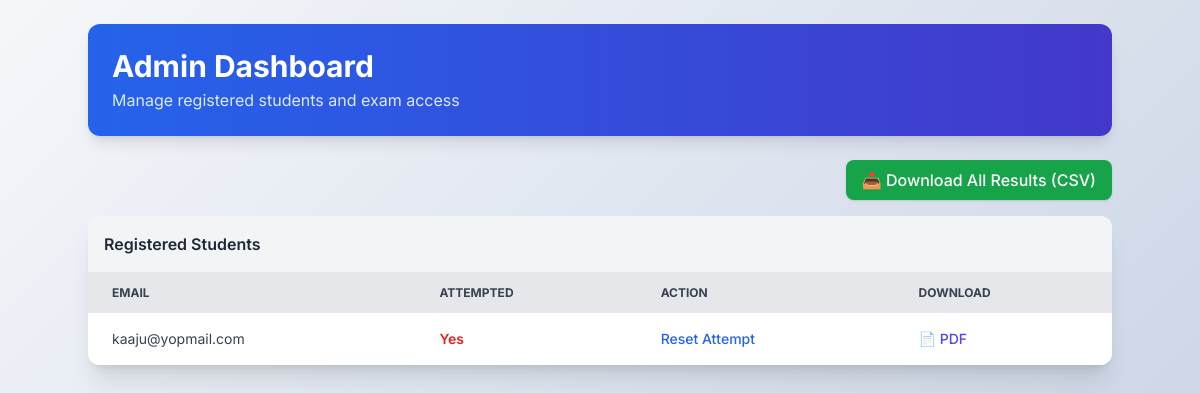
The app's page /admin-dashboard (signed in), older data.
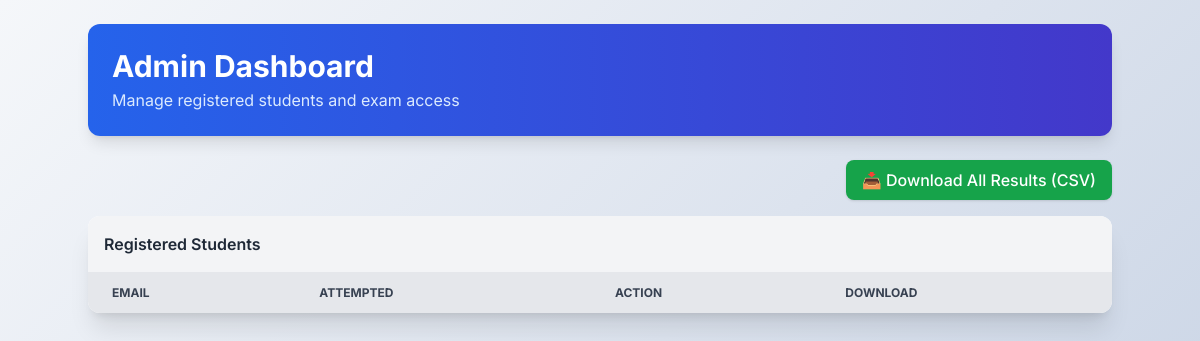
The same page, newer data.
### models.py (models this page shows, shortened)
class User(db.Model):
    id = db.Column(db.Integer, primary_key=True)
    name = db.Column(db.String(100))
    email = db.Column(db.String(120), unique=True, nullable=False)
    password_hash = db.Column(db.String(128))
    otp = db.Column(db.String(6))
    otp_verified = db.Column(db.Boolean, default=False)
    attempted = db.Column(db.Boolean, default=False)

### app.py (the view)
@app.route('/admin-dashboard')
def admin_dashboard():
    if not session.get('admin'):
        return redirect(url_for('admin_login'))
    users = User.query.all()
    results = Result.query.all()
    return render_template('admin.html', users=users, results=results)

### app.py (called while the page is built)
@app.after_request
def add_no_cache_headers(response):
    response.headers['Cache-Control'] = 'no-store, no-cache, must-revalidate, post-check=0, pre-check=0, max-age=0'
    response.headers['Pragma'] = 'no-cache'
    response.headers['Expires'] = '-1'
    return response

### templates/admin.html (shortened to what this page needs)
<!DOCTYPE html>
<html lang="en">
<head>
  <script src="https://cdn.tailwindcss.com"></script>
</head>
<body class="flex flex-col items-center p-6">
  <div class="bg-gradient-to-r from-blue-600 to-indigo-700 w-full max-w-5xl rounded-xl text-white p-6 mb-6 shadow-lg">
    <h1 class="text-3xl font-bold mb-1">Admin Dashboard</h1>
    <p class="text-blue-100">Manage registered students and exam access</p>
  </div>
  <div class="w-full max-w-5xl mb-4 text-right">
    <a href="{{ url_for('download_all_results') }}"
       class="inline-block bg-green-600 hover:bg-green-700 text-white font-medium py-2 px-4 rounded-lg shadow transition duration-200">
      📥 Download All Results (CSV)
    </a>
  </div>
  <div class="w-full max-w-5xl bg-white rounded-xl shadow-xl overflow-hidden">
    <div class="p-4 border-b border-gray-200 bg-gray-100 text-gray-800 font-semibold">Registered Students</div>
    <div class="overflow-x-auto">
      <table class="min-w-full text-sm text-gray-700">
        <thead class="bg-gray-200 text-xs uppercase">
          <tr>
            <th class="px-6 py-3 text-left">Email</th>
            <th class="px-6 py-3 text-left">Attempted</th>
            <th class="px-6 py-3 text-left">Action</th>
            <th class="px-6 py-3 text-left">Download</th>
          </tr>
        </thead>
        <tbody class="bg-white divide-y divide-gray-100">
          {% for user in users %}
          <tr>
            <td class="px-6 py-4">{{ user.email }}</td>
            <td class="px-6 py-4">
              {% if user.attempted %}
                <span class="text-red-600 font-semibold">Yes</span>
              {% else %}
                <span class="text-green-600 font-semibold">No</span>
              {% endif %}
            </td>
            <td class="px-6 py-4">
              {% if user.attempted %}
              <a href="{{ url_for('admin_reset', user_id=user.id) }}"
                 class="text-blue-600 hover:underline font-medium">
                Reset Attempt
              </a>
              {% else %}
                -
              {% endif %}
            </td>
            <td class="px-6 py-4">
              <a href="{{ url_for('download_user_result', user_id=user.id) }}"
                 class="text-indigo-600 hover:underline font-medium">
                📄 PDF
              </a>
            </td>
          </tr>
          {% endfor %}
        </tbody>
      </table>
    </div>
  </div>
</body>
</html>

### templates/admin.html (style rules this page uses)
body { font-family: 'Inter', sans-serif; background: linear-gradient(135deg, #f5f7fa, #c3cfe2); min-height: 100vh; }

Row changes from the older to the newer data that the page shows:
removed User: email "kaaju@yopmail.com", attempted "Yes"
